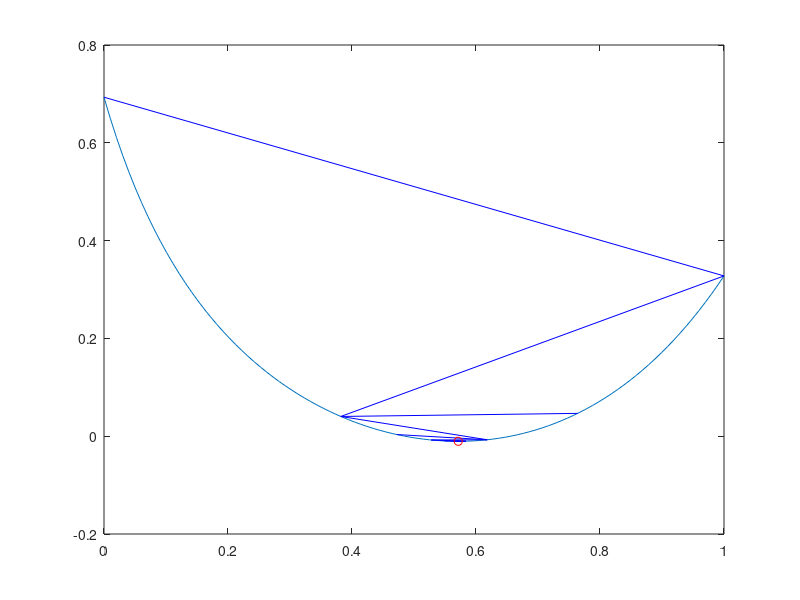

MATLAB code for this plot:
function lab02()
    clc; % Очистка командного окна

    debugFlg = 1; % Флаг отладки
    delayS = 0.8; % Задержка для отладочной информации
    a = 0; % Начальное значение интервала
    b = 1; % Конечное значение интервала
    eps = 1e-6; % Точность

    x = linspace(a, b, 100); % Генерация точек для построения графика
    y = arrayfun(@f, x); % Вычисление значений функции f для точек x
    plot(x, y); % Построение графика функции f
    hold on; % Удержание текущего графика на рисунке

    pause(3); % Пауза

    [xStar, fStar] = goldenRatio(a, b, eps, debugFlg, delayS); % Вызов функции оптимизации

    plot(xStar, fStar, 'ro'); % Подсветка точки минимума
end

function [xStar, fStar] = goldenRatio(a, b, eps, debugFlg, delayS)
    tau = (sqrt(5) - 1) / 2; % Золотое сечение
    l = b - a; % Длина интервала

    x1 = b - tau * l; % Вычисление первой точки
    x2 = a + tau * l; % Вычисление второй точки
    f1 = f(x1); % Вычисление значения функции в первой точке
    f2 = f(x2); % Вычисление значения функции во второй точке

    i = 0; % Счетчик итераций
    while 1 % Бесконечный цикл
        i = i + 1; % Увеличение счетчика итераций

        if debugFlg
            fprintf('№ %2d ai=%.10f bi=%.10f\n', i, a, b); % Вывод отладочной информации
            plot([a b], [f(a) f(b)], 'b'); % Построение отрезка
            hold on; % Удержание текущего графика на рисунке
            pause(delayS); % Пауза
        end

        if l > 2 * eps % Проверка условия останова
            if f1 <= f2
                b = x2;
                l = b - a;

                x2 = x1;
                f2 = f1;

                x1 = b - tau * l;
                f1 = f(x1);
            else
                a = x1;
                l = b - a;

                x1 = x2;
                f1 = f2;

                x2 = a + tau * l;
                f2 = f(x2);
            end
        else
            xStar = (a + b) / 2; % Найденное приближение минимума
            fStar = f(xStar); % Значение функции в найденном минимуме
            break % Выход из цикла
        end
    end

    i = i + 1; % Увеличение счетчика итераций
    if debugFlg
        fprintf('№ %2d ai=%.10f bi=%.10f\n', i, a, b); % Вывод отладочной информации
        fprintf('RESULT: x*=%.10f f(x*)=%.10f\n', xStar, fStar); % Вывод результата
        plot([a b], [f(a) f(b)], 'r'); % Подсветка отрезка
    end
end

function y = f(x)
    y = exp(((x^4) + (x^2) - x + sqrt(5)) / 5) + sinh((x^3 + 21 * x + 9) / (21*x + 6)) - 3.0;
    %y = (x - 0.50)^4; % Определение функции
end
